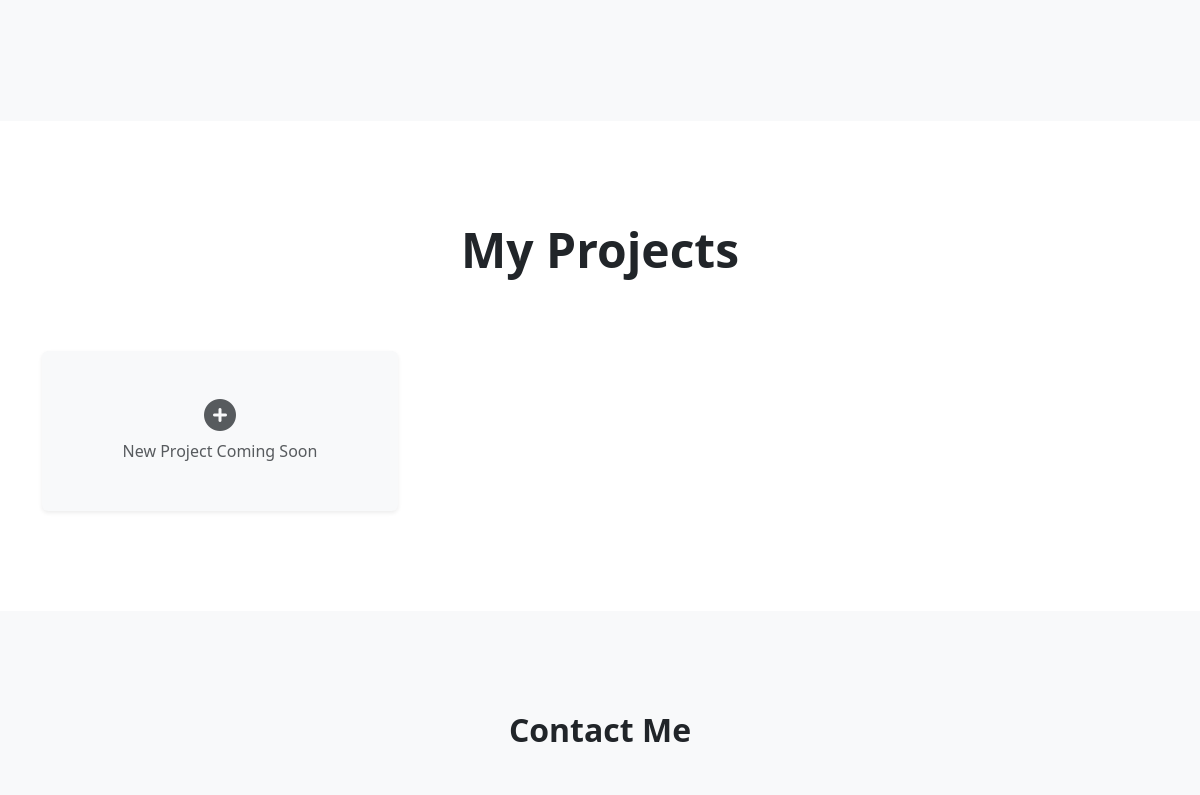
Before: / (middle part) with the older database file.
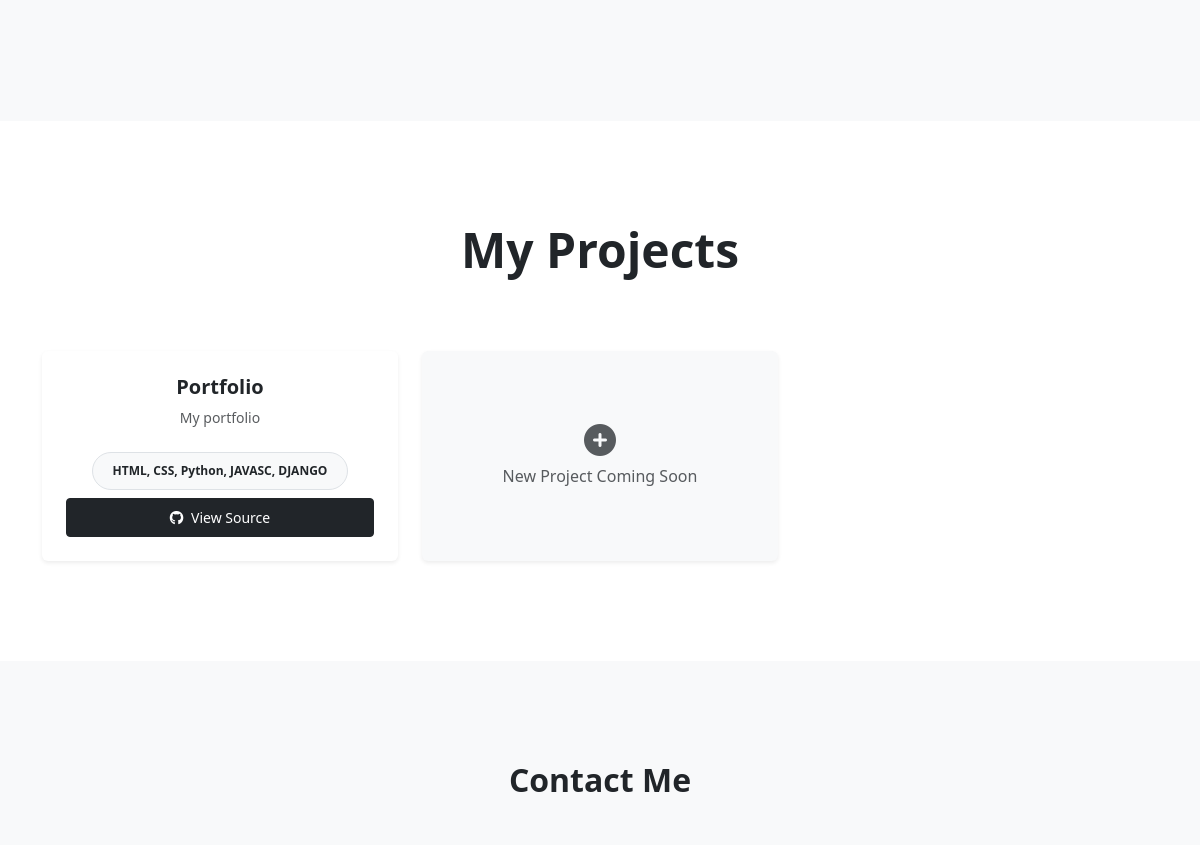
After: the same page with the newer database file.
### main/models.py (models this page shows, shortened)
class Project(models.Model):
    title = models.CharField(max_length=100)
    description = models.TextField()
    technology = models.CharField(max_length=100)  # e.g., "Django, Bootstrap"
    github_link = models.URLField(blank=True)
    created_at = models.DateTimeField(auto_now_add=True)

### main/views.py (the view, shortened to what this page needs)
# urls.py: path('', views.home, name='home'),
def home(request):
    projects = Project.objects.all().order_by('-created_at')
    context = {
        'projects': projects
    }
    return render(request, 'main/home.html', context)

### main/templates/main/home.html (shortened to what this page needs)
{% load static %}
<!DOCTYPE html>
<html lang="en">
<head>
    <link href="https://cdn.jsdelivr.net/npm/bootstrap@5.3.3/dist/css/bootstrap.min.css" rel="stylesheet">
    <link rel="stylesheet" href="https://cdnjs.cloudflare.com/ajax/libs/font-awesome/6.0.0/css/all.min.css">
    <link rel="stylesheet" href="{% static 'main/css/styles.css' %}">
</head>
<body class="bg-light">
    <section id="about" class="container text-center">
    </section>
    <section id="projects" class="bg-white">
        <div class="container">
            <h2 class="display-5 fw-bold text-center">My Projects</h2>
            <div class="row g-4 mt-2">
                {% for project in projects %}
                <div class="col-12 col-md-6 col-lg-4">
                    <div class="card h-100 shadow-sm border-0">
                        <div class="card-body p-4 d-flex flex-column text-center">
                            <h5 class="card-title fw-bold">{{ project.title }}</h5>
                            <p class="card-text text-muted small">{{ project.description }}</p>
                            <div class="mt-auto">
                                <div class="d-flex flex-wrap justify-content-center">
                                    <span class="badge bg-light text-dark border mb-3">{{ project.technology }}</span>
                                </div>
                                {% if project.github_link %}
                                <a href="{{ project.github_link }}" target="_blank"
                                    class="btn btn-sm btn-dark w-100 py-2">
                                    <i class="fab fa-github me-1"></i> View Source
                                </a>
                                {% endif %}
                            </div>
                        </div>
                    </div>
                </div>
                {% endfor %}
                {% if projects.count < 3 %} <div class="col-12 col-md-6 col-lg-4">
                    <div class="card h-100 shadow-sm border-0 bg-light text-center border-dashed">
                        <div class="card-body d-flex flex-column justify-content-center p-5 text-muted">
                            <i class="fas fa-plus-circle fa-2x mb-2"></i>
                            <p class="mb-0">New Project Coming Soon</p>
                        </div>
                    </div>
            </div>
            {% endif %}
        </div>
        </div>
    </section>
    <section id="contact" class="container">
        <h2 class="fw-bold text-center">Contact Me</h2>
    </section>
</body>
</html>

### main/static/main/css/styles.css (style rules this page uses)
section { padding: 100px 0 !important; }
h2.display-5 { margin-bottom: 3rem !important; text-align: center !important; }
.badge { margin: 8px !important; padding: 12px 20px !important; border-radius: 50px !important; }
#projects { margin-top: 50px; background-color: #fff; }

Changed rows visible on the page:
added Project: title "Portfolio", description "My portfolio", technology "HTML, CSS, Python, JAVASC, DJANGO"
